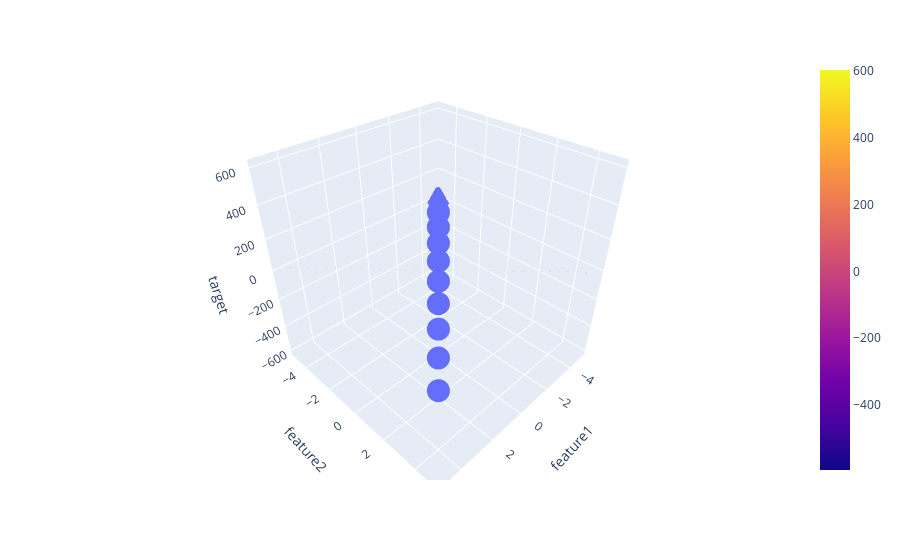

This figure's notebook cell:
### Code cell
import numpy as np
import plotly.graph_objects as go
import plotly.express as px

# Predict on test set
y_pred = lr.predict(X_test)

# Create meshgrid for visualization
x = np.linspace(-5, 5, 10)
y = np.linspace(-5, 5, 10)
xGrid, yGrid = np.meshgrid(x, y)

# Prepare the grid for prediction
final = np.vstack((xGrid.ravel(), yGrid.ravel())).T  # shape: (100, 2)

# Predict on the grid
z_final = lr.predict(final).reshape(10, 10)

# 3D scatter plot of actual data
fig = px.scatter_3d(df, x='feature1', y='feature2', z='target')

# Add surface showing predicted values
fig.add_trace(go.Surface(x=xGrid, y=yGrid, z=z_final))

# Show plot
fig.show()
